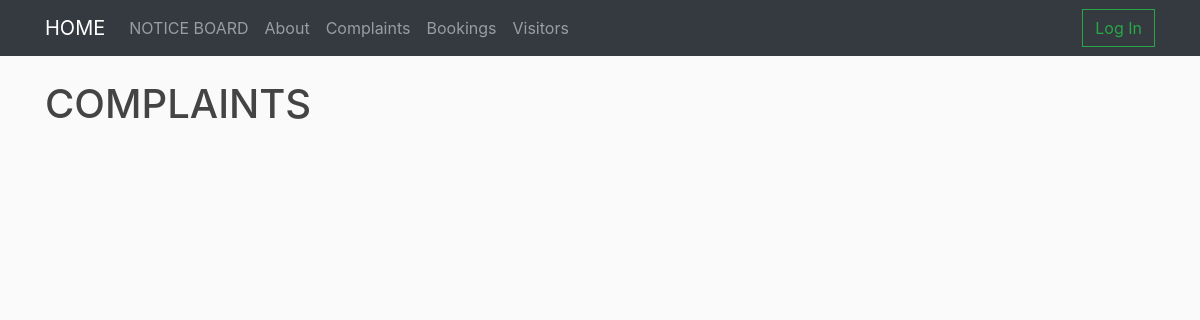
/complaints-admin/, run on an earlier commit of the app's database.
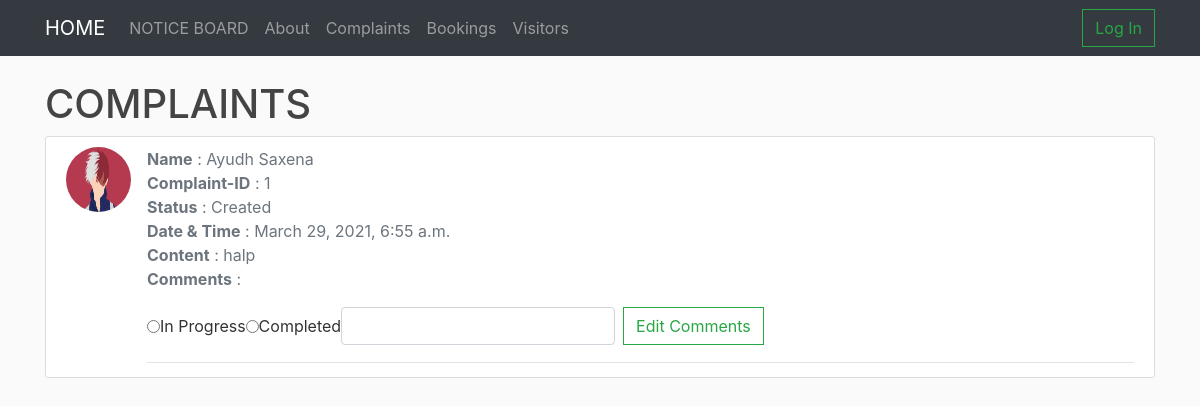
And on a later commit of the database.
### complaints/models.py (models this page shows, shortened)
class Complaints(models.Model) :
	CREATED = 'CRE'
	IN_PROGRESS = 'PRG'
	COMPLETED = 'CMP'
	status_choices = [
		(CREATED, 'Created'),
		(IN_PROGRESS, 'In Progress'),
		(COMPLETED, 'Completed')
	]
	complaint_id = models.AutoField(primary_key = True)
	user_id = models.ForeignKey(Resident,on_delete = models.CASCADE)
	status = models.CharField(max_length = 3,choices = status_choices, default = CREATED)
	content = models.TextField(max_length = 200)
	date = models.DateTimeField(auto_now_add = True)
	comments = models.TextField(max_length = 200)

### complaints/views.py (the view, shortened to what this page needs)
# urls.py: path('complaints-admin/', views.admin_complaint_view.as_view(), name='admin-complaint'),
class admin_complaint_view(generic.ListView) :
	model = Complaints
	template_name = 'complaints/complaints_admin.html'
	def get_context_data(self, **kwargs):
	    context = super().get_context_data(**kwargs)
	    context['user_id'] = self.request.user.id
	    image_url_list = []
	    full_name_list = []
	    complaints_list = self.model.objects.all()
	    for c in complaints_list :
	    	resident = Resident.objects.get(user__exact = c.user_id)
	    	full_name = resident.user.first_name + " " + resident.user.last_name
	    	full_name_list.append(full_name)
	    	image_url_list.append(resident.image.url)
	    context['values'] = zip(full_name_list, image_url_list, complaints_list)
	    return context

### complaints/templates/complaints/complaints_admin.html (shortened to what this page needs)
{% extends 'base.html' %}
{% load static %}
{% block content %}
<!DOCTYPE html>
<html>
  <head>
  	<link rel="stylesheet">
  </head>
  <body>
    <h1>COMPLAINTS</h1>
        {% for name, image_url, complaint in values %}
        <article class="media content-section">
        <img class = "rounded-circle article-img"src = "{{ image_url }}">
        <div class="media-body">
          <div class="article-metadata">
            <medium class="text-muted"><b>Name</b> : {{ name }}</br></medium>
            <medium class="text-muted"><b>Complaint-ID</b> : {{ complaint.complaint_id }}</br></medium>
            <medium class="text-muted"><b>Status</b> : {{ complaint.get_status_display }}</br></medium>
            <medium class="text-muted"><b>Date & Time</b> : {{ complaint.date }}</br></medium>
            <medium class="text-muted"><b>Content</b> : {{ complaint.content }}</br></medium>
            <medium class="text-muted"><b>Comments</b> : {{ complaint.comments }}</br></medium>
            <form class="form-inline my-2 my-lg-3" method = "post" action="{% url 'complaints:admin-complaint' %}">
            <input type="radio" id="progress" name="status" value="PRG">
            <label for="progress">In Progress</label><br>
            <input type="radio" id="completed" name="status" value="CMP">
            <label for="completed">Completed</label><br>
            <input class="form-control mr-sm-2" type="comments" placeholder="" aria-label="comments" name="comments">
            <button class="btn btn-outline-success my-2 my-sm-0" type="submit">Edit Comments</button>
        </form>
          </div>
        </div>
        </article>
      {% endfor %}
  </body>
</html>
{% endblock %}

What changed in the data, as far as the page shows it:
added Complaints: name "Ayudh Saxena", complaint_id "1", status "Created", date "March 29, 2021, 6:55 a.m.", content "halp"
